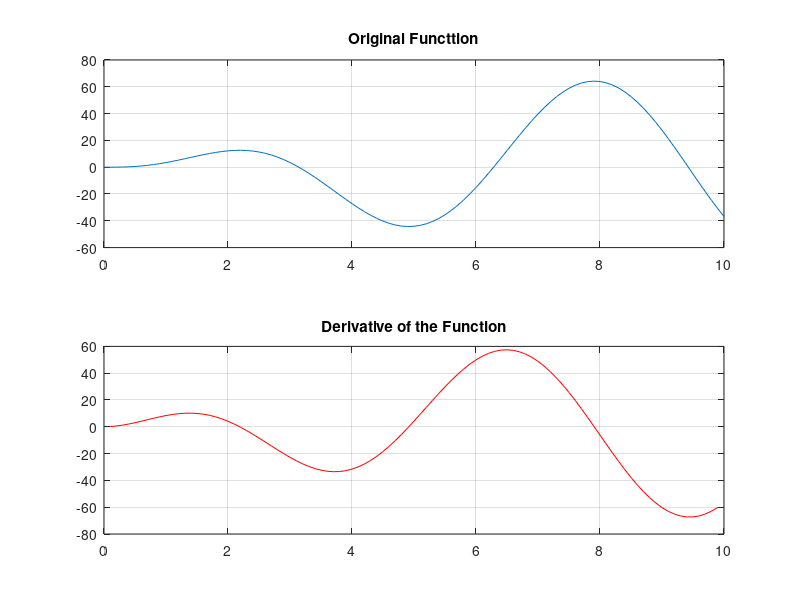

Recreate this plot in MATLAB.
% Derivative function
% Set up an x-array from 0 to 10 with
x = 0:0.1:10;
y = 5*x.^2.*exp(-0.2*x).*sin(x);

% Find the central difference estimate of the derivative
n = length(x);
der = (y(3:n)-y(1:n-2))./(x(3:n)-x(1:n-2));
% Plot the original function
subplot(2,1,1)
plot(x,y)
grid on
title('Original Functtion')

% PLot the Derivative function
subplot(2,1,2)
plot(x(2:n-1),der,Color='r')
grid on
title('Derivative of the Function')
